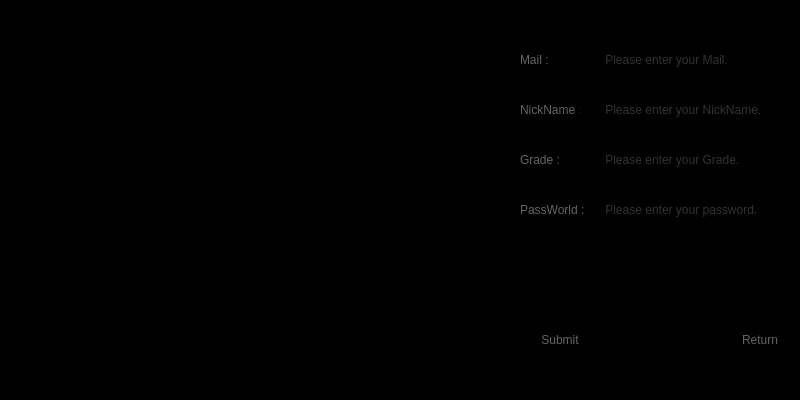
<?xml version="1.0" encoding="UTF-8"?>
<ui version="4.0">
 <class>Register</class>
 <widget class="QWidget" name="Register">
  <property name="windowModality">
   <enum>Qt::ApplicationModal</enum>
  </property>
  <property name="geometry">
   <rect>
    <x>0</x>
    <y>0</y>
    <width>800</width>
    <height>400</height>
   </rect>
  </property>
  <property name="minimumSize">
   <size>
    <width>800</width>
    <height>400</height>
   </size>
  </property>
  <property name="maximumSize">
   <size>
    <width>800</width>
    <height>400</height>
   </size>
  </property>
  <property name="sizeIncrement">
   <size>
    <width>800</width>
    <height>400</height>
   </size>
  </property>
  <property name="baseSize">
   <size>
    <width>800</width>
    <height>400</height>
   </size>
  </property>
  <property name="windowTitle">
   <string>Register</string>
  </property>
  <property name="windowIcon">
   <iconset>
    <normaloff>../Images/Go.ico</normaloff>
    <normalon>../Images/Go.ico</normalon>
    <disabledoff>../Images/Go.ico</disabledoff>
    <disabledon>../Images/Go.ico</disabledon>
    <activeoff>../Images/Go.ico</activeoff>
    <activeon>../Images/Go.ico</activeon>
    <selectedoff>../Images/Go.ico</selectedoff>
    <selectedon>../Images/Go.ico</selectedon>../Images/Go.ico</iconset>
  </property>
  <property name="styleSheet">
   <string notr="true">background-color: rgb(0, 0, 0);</string>
  </property>
  <widget class="QLabel" name="label_Mail">
   <property name="geometry">
    <rect>
     <x>520</x>
     <y>50</y>
     <width>40</width>
     <height>20</height>
    </rect>
   </property>
   <property name="styleSheet">
    <string notr="true">color: rgb(100, 100, 100);</string>
   </property>
   <property name="text">
    <string>Mail :</string>
   </property>
  </widget>
  <widget class="QLabel" name="label_NickName">
   <property name="geometry">
    <rect>
     <x>520</x>
     <y>100</y>
     <width>60</width>
     <height>20</height>
    </rect>
   </property>
   <property name="styleSheet">
    <string notr="true">color: rgb(100, 100, 100);</string>
   </property>
   <property name="text">
    <string>NickName :</string>
   </property>
  </widget>
  <widget class="QLabel" name="label_Grade">
   <property name="geometry">
    <rect>
     <x>520</x>
     <y>150</y>
     <width>40</width>
     <height>20</height>
    </rect>
   </property>
   <property name="styleSheet">
    <string notr="true">color: rgb(100, 100, 100);</string>
   </property>
   <property name="text">
    <string>Grade :</string>
   </property>
  </widget>
  <widget class="QLabel" name="label_PassWord">
   <property name="geometry">
    <rect>
     <x>520</x>
     <y>200</y>
     <width>80</width>
     <height>20</height>
    </rect>
   </property>
   <property name="styleSheet">
    <string notr="true">color: rgb(100, 100, 100);</string>
   </property>
   <property name="text">
    <string>PassWorld :</string>
   </property>
  </widget>
  <widget class="QLineEdit" name="lineEdit_Mail">
   <property name="geometry">
    <rect>
     <x>600</x>
     <y>50</y>
     <width>200</width>
     <height>20</height>
    </rect>
   </property>
   <property name="styleSheet">
    <string notr="true">color: rgb(100, 100, 100);</string>
   </property>
   <property name="frame">
    <bool>false</bool>
   </property>
   <property name="placeholderText">
    <string> Please enter your Mail.</string>
   </property>
  </widget>
  <widget class="QLineEdit" name="lineEdit_NickName">
   <property name="geometry">
    <rect>
     <x>600</x>
     <y>100</y>
     <width>200</width>
     <height>20</height>
    </rect>
   </property>
   <property name="styleSheet">
    <string notr="true">color: rgb(100, 100, 100);</string>
   </property>
   <property name="frame">
    <bool>false</bool>
   </property>
   <property name="placeholderText">
    <string> Please enter your NickName.</string>
   </property>
  </widget>
  <widget class="QLineEdit" name="lineEdit_Grade">
   <property name="geometry">
    <rect>
     <x>600</x>
     <y>150</y>
     <width>200</width>
     <height>20</height>
    </rect>
   </property>
   <property name="styleSheet">
    <string notr="true">color: rgb(100, 100, 100);</string>
   </property>
   <property name="frame">
    <bool>false</bool>
   </property>
   <property name="placeholderText">
    <string> Please enter your Grade.</string>
   </property>
  </widget>
  <widget class="QLineEdit" name="lineEdit_PassWord">
   <property name="geometry">
    <rect>
     <x>600</x>
     <y>200</y>
     <width>200</width>
     <height>20</height>
    </rect>
   </property>
   <property name="styleSheet">
    <string notr="true">color: rgb(100, 100, 100);</string>
   </property>
   <property name="frame">
    <bool>false</bool>
   </property>
   <property name="placeholderText">
    <string> Please enter your password.</string>
   </property>
   <property name="clearButtonEnabled">
    <bool>false</bool>
   </property>
  </widget>
  <widget class="QPushButton" name="pushButton_Submit">
   <property name="geometry">
    <rect>
     <x>520</x>
     <y>300</y>
     <width>80</width>
     <height>80</height>
    </rect>
   </property>
   <property name="styleSheet">
    <string notr="true">color: rgb(100, 100, 100);</string>
   </property>
   <property name="text">
    <string>Submit</string>
   </property>
   <property name="autoDefault">
    <bool>false</bool>
   </property>
   <property name="flat">
    <bool>true</bool>
   </property>
  </widget>
  <widget class="QPushButton" name="pushButton_Return">
   <property name="geometry">
    <rect>
     <x>720</x>
     <y>300</y>
     <width>80</width>
     <height>80</height>
    </rect>
   </property>
   <property name="styleSheet">
    <string notr="true">color: rgb(100, 100, 100);</string>
   </property>
   <property name="text">
    <string>Return</string>
   </property>
   <property name="flat">
    <bool>true</bool>
   </property>
  </widget>
 </widget>
 <resources/>
 <connections/>
</ui>
